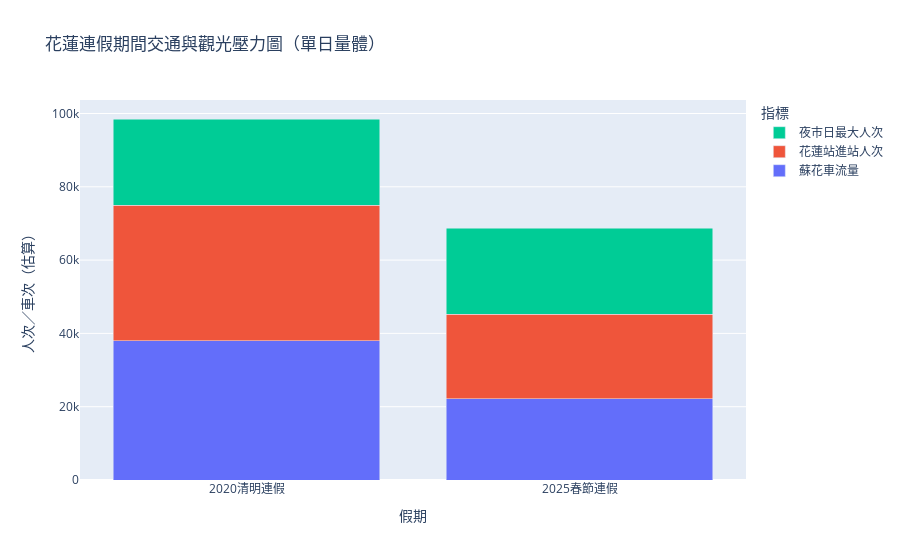

This figure's notebook cell:
### Code cell
# 資料整理
summary = {
    "事件": ["2020清明連假", "2025春節連假"],
    "蘇花車流量": [38000, 200000 // 9],  # 取平均單日
    "花蓮站進站人次": [37000, 23000],
    "夜市日最大人次": [23500, 23500],
}
df = pd.DataFrame(summary)

# 建立圖表
fig = go.Figure()
for col in df.columns[1:]:
    fig.add_bar(x=df["事件"], y=df[col], name=col)

fig.update_layout(
    barmode='stack',
    title='花蓮連假期間交通與觀光壓力圖（單日量體）',
    xaxis_title='假期',
    yaxis_title='人次／車次（估算）',
    legend_title='指標',
    hovermode='x unified'
)
fig.show()

### Figure 1 — Plotly figure (JSON) as saved in the notebook; plotly's stock layout.template omitted (floating-point values rounded to 4 significant figures)
{"data": [{"name": "蘇花車流量", "type": "bar", "x": ["2020清明連假", "2025春節連假"], "y": [38000, 22222]}, {"name": "花蓮站進站人次", "type": "bar", "x": ["2020清明連假", "2025春節連假"], "y": [37000, 23000]}, {"name": "夜市日最大人次", "type": "bar", "x": ["2020清明連假", "2025春節連假"], "y": [23500, 23500]}], "layout": {"barmode": "stack", "hovermode": "x unified", "legend": {"title": {"text": "指標"}}, "title": {"text": "花蓮連假期間交通與觀光壓力圖（單日量體）"}, "xaxis": {"title": {"text": "假期"}}, "yaxis": {"title": {"text": "人次／車次（估算）"}}}}
